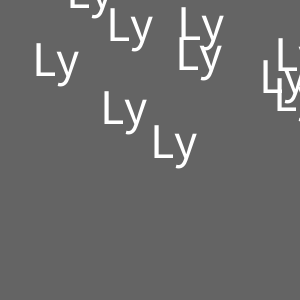
Frame 1 (no input)
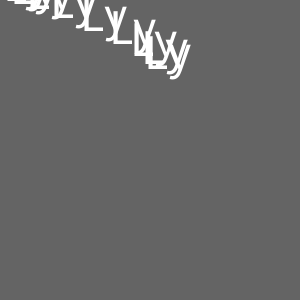
Frame 60 (the mouse pressed at the canvas centre just before this capture)
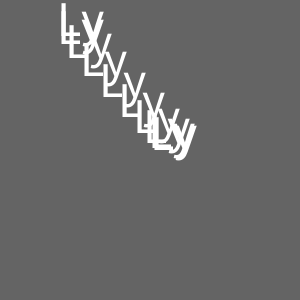
Frame 120 (the mouse held since frame 60 and released just before this capture)

The Processing sketch that drew these frames (run headless with seeded random() and noise(); from frame 60 on, the mouse is pressed at the canvas centre):

// Processing sketch: Ly_Exile
// ── Ly_Exile.pde
class Mover {
  float x, y;
  Mover() {
    x = random(width);
    y = random(height);
  }
  void follow(float tx, float ty) {
    x += 0.1 * (tx - x);
    y += 0.1 * (ty - y);
  }
  void draw() {
    fill(255);
    textSize(50);
    text("Ly", x, y);
  }
}

ArrayList<Mover> movers;

void setup() {
   size(300, 300);
   movers = new ArrayList<Mover>();
   for (int i = 0; i < 10; i++) {
     Mover m = new Mover();
     movers.add(m);
   }
}

void draw() {
   background(100, 100, 100);
//   noStroke();
//   fill(100, 100, 100, 10);
//   rect(0, 0, width, height);
   float tx = mouseX;
   float ty = mouseY;
   int n = movers.size();
   for (int i = 0; i < n; i++) {
     Mover m = movers.get(i);
     m.follow(tx, ty);
     m.draw();
     tx = m.x;
     ty = m.y;
   }
}
